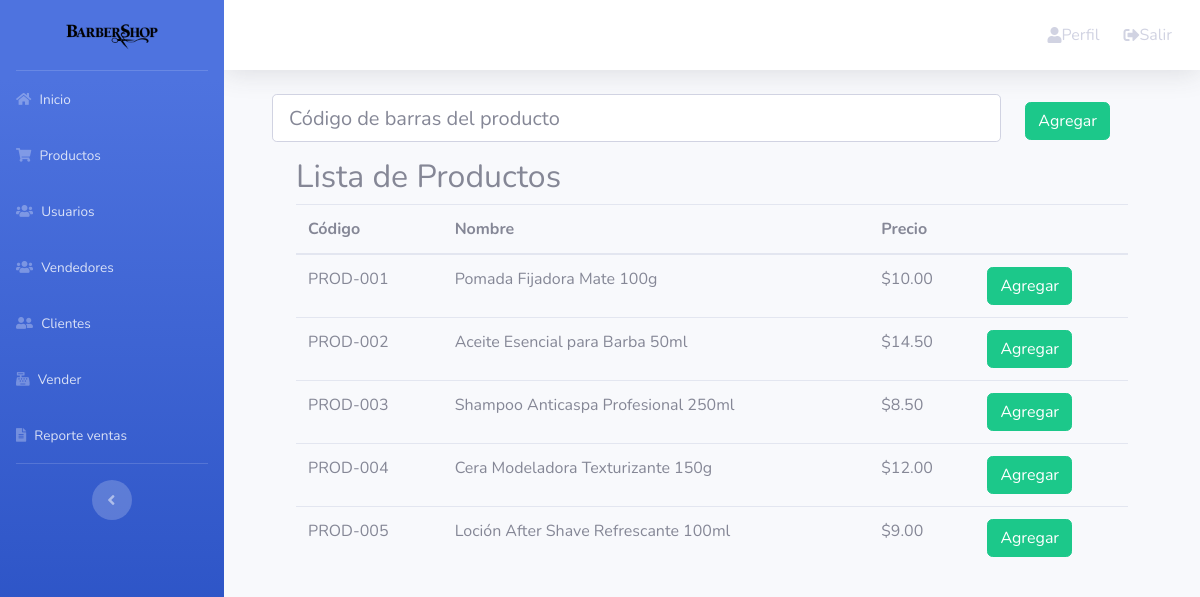
/vender.php (signed in), run on the app's committed database.
### tables this page shows
CREATE TABLE `productos` (
  `id` INT AUTO_INCREMENT PRIMARY KEY,
  `codigo` VARCHAR(50) NOT NULL UNIQUE,
  `nombre` VARCHAR(150) NOT NULL,
  `compra` DECIMAL(10, 2) NOT NULL DEFAULT 0.00,
  `venta` DECIMAL(10, 2) NOT NULL DEFAULT 0.00,
  `existencia` DECIMAL(10, 2) NOT NULL DEFAULT 0.00,
  INDEX `idx_producto_codigo` (`codigo`),
  INDEX `idx_producto_nombre` (`nombre`)
);

### funciones.php (called while the page is built, shortened)
<?php
function obtenerProductos($busqueda = null){
    $parametros = [];
    $sentencia = "SELECT * FROM productos ";
    return select($sentencia, $parametros);
}
function select($sentencia, $parametros = []){
    $bd = conectarBaseDatos();
    $respuesta = $bd->prepare($sentencia);
    $respuesta->execute($parametros);
    return $respuesta->fetchAll();
}
function conectarBaseDatos() {
    $host = defined('DB_HOST') ? DB_HOST : (getenv('DB_HOST') ?: 'localhost');
    $db   = defined('DB_NAME') ? DB_NAME : (getenv('DB_NAME') ?: 'ventas_php');
    $user = defined('DB_USER') ? DB_USER : (getenv('DB_USER') ?: 'root');
    $pass = defined('DB_PASS') ? DB_PASS : (getenv('DB_PASS') !== false ? getenv('DB_PASS') : '');
    $charset = defined('DB_CHARSET') ? DB_CHARSET : (getenv('DB_CHARSET') ?: 'utf8mb4');
    $options = [
        \PDO::ATTR_ERRMODE            => \PDO::ERRMODE_EXCEPTION,
        \PDO::ATTR_DEFAULT_FETCH_MODE => \PDO::FETCH_OBJ,
        \PDO::ATTR_EMULATE_PREPARES   => false,
    ];
    $dsn = "mysql:host=$host;dbname=$db;charset=$charset";
    try {
        $pdo = new \PDO($dsn, $user, $pass, $options);
        return $pdo;
    } catch (\PDOException $e) {
        throw new \PDOException($e->getMessage(), (int)$e->getCode());
    }
}

### vender.php (the view, shortened to what this page needs)
<?php
include_once "encabezado.php";
include_once "navbar.php";
include_once "funciones.php";
?>
<div class="container mt-3">
  <form action="agregar_producto_venta.php" method="post" class="row">
    <div class="col-10">
      <input class="form-control form-control-lg" name="codigo" autofocus id="codigo" type="text" placeholder="Código de barras del producto" aria-label="codigoBarras">
    </div>
    <div class="col">
      <input type="submit" value="Agregar" name="agregar" class="btn btn-success mt-2">
    </div>
  </form>
  <?php
  $productos = obtenerProductos();
  ?>
  <div class="container mt-3">
    <h2>Lista de Productos</h2>
    <table class="table">
      <thead>
        <tr>
          <th>Código</th>
          <th>Nombre</th>
          <th>Precio</th>
          <th></th>
        </tr>
      </thead>
      <tbody>
        <?php foreach ($productos as $producto) { ?>
          <tr>
            <td><?php echo $producto->codigo; ?></td>
            <td><?php echo $producto->nombre; ?></td>
            <td>$<?php echo $producto->venta; ?></td>
            <td>
              <a href="agregar_producto_venta.php?id=<?php echo $producto->id; ?>" class="btn btn-success">Agregar</a>
            </td>
          </tr>
        <?php } ?>
      </tbody>
    </table>
  </div>
</div>

### encabezado.php (shortened to what this page needs)
<!DOCTYPE html>
<html lang="en">
<head>
    <link href="vendor/fontawesome-free/css/all.min.css" rel="stylesheet" type="text/css">
    <link href="css/sb-admin-2.min.css" rel="stylesheet">
</head>
<body>
</body>
</html>

### navbar.php (shortened to what this page needs)
<div id="wrapper">
    <ul class="navbar-nav bg-gradient-primary sidebar sidebar-dark accordion" id="accordionSidebar">
        <a class="sidebar-brand d-flex align-items-center justify-content-center" href="#">
            <div class="sidebar-brand-icon">
                <img src="logo_principal.png" alt="" width="100" height="100">
            </div>
        </a>
        <?php $rol = $_SESSION['rol'];
        if ($rol === 'Admin') {
        echo'
        <li class="nav-item">
            <a class="nav-link" href="dashboard.php">
                <i class="fas fa-home"></i>
                <span>Inicio</span>
            </a>
        </li>
        <li class="nav-item">
            <a class="nav-link" href="productos.php">
                <i class="fas fa-shopping-cart"></i>
                <span>Productos</span>
            </a>
        </li>
        <li class="nav-item">
            <a class="nav-link" href="usuarios.php">
                <i class="fas fa-users"></i>
                <span>Usuarios</span>
            </a>
        </li>
        <li class="nav-item">
            <a class="nav-link" href="vendedores.php">
                <i class="fas fa-users"></i>
                <span>Vendedores</span>
            </a>
        </li>
        <li class="nav-item">
            <a class="nav-link" href="clientes.php">
                <i class="fas fa-user-friends"></i>
                <span>Clientes</span>
            </a>
        </li>
        <li class="nav-item">
            <a class="nav-link" href="vender.php">
                <i class="fas fa-cash-register"></i>
                <span>Vender</span>
            </a>
        </li>
        <li class="nav-item">
            <a class="nav-link" href="reporte_ventas.php">
                <i class="fas fa-file-alt"></i>
                <span>Reporte ventas</span>
            </a>
        </li>
        ';}elseif ($rol === 'Vendedor'){ echo'
            <li class="nav-item">
                <a class="nav-link" href="clientes.php">
                    <i class="fas fa-user-friends"></i>
                    <span>Clientes</span>
                </a>
            </li>
            <li class="nav-item">
                <a class="nav-link" href="vender.php">
                    <i class="fas fa-cash-register"></i>
                    <span>Vender</span>
                </a>
            </li>
            <li class="nav-item">
                <a class="nav-link" href="reporte_ventas.php">
                    <i class="fas fa-file-alt"></i>
                    <span>Reporte ventas</span>
                </a>
            </li>';
        }
            ?>
        <hr class="sidebar-divider d-none d-md-block">
        <div class="text-center d-none d-md-inline">
            <button class="rounded-circle border-0" id="sidebarToggle"></button>
        </div>
    </ul>
    <div id="content-wrapper" class="d-flex flex-column">
        <div id="content">
            <nav class="navbar navbar-expand navbar-light bg-white topbar mb-4 static-top shadow">
                <ul class="navbar-nav ml-auto">
                    <li class="nav-item">
                        <a href="perfil.php" class="nav-link">
                            <i class="fas fa-user"></i>
                            <span>Perfil</span>
                        </a>
                    </li>
                    <li class="nav-item">
                        <a href="cerrar_sesion.php" class="nav-link">
                            <i class="fas fa-sign-out-alt"></i>
                            <span>Salir</span>
                        </a>
                    </li>
                </ul>
            </nav>
            <div class="container-fluid">

### data on the page
productos: codigo "PROD-001", nombre "Pomada Fijadora Mate 100g", venta "10.00"
productos: codigo "PROD-002", nombre "Aceite Esencial para Barba 50ml", venta "14.50"
productos: codigo "PROD-003", nombre "Shampoo Anticaspa Profesional 250ml", venta "8.50"
productos: codigo "PROD-004", nombre "Cera Modeladora Texturizante 150g", venta "12.00"
productos: codigo "PROD-005", nombre "Loción After Shave Refrescante 100ml", venta "9.00"
